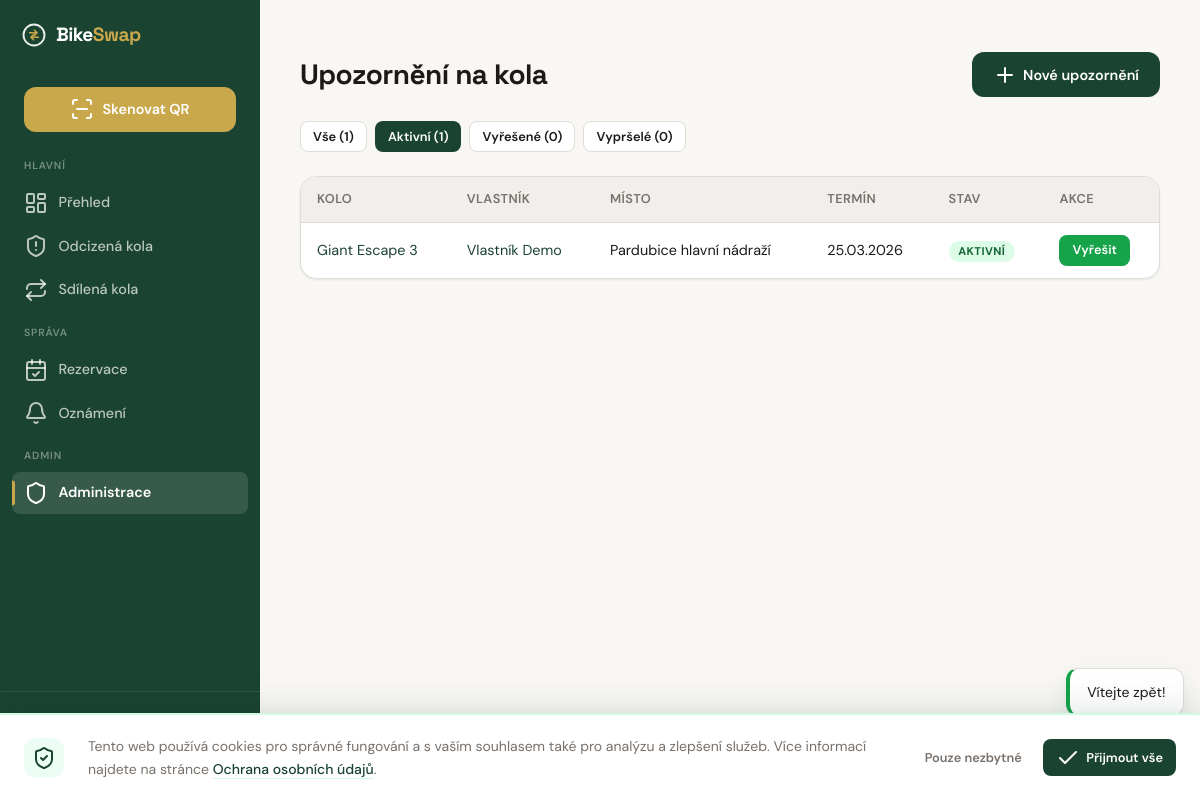
Screenshot of /admin/warnings?status=active (signed in) with the database file from the repository.
### tables this page shows
CREATE TABLE IF NOT EXISTS `bike_warnings` (
    `id`                   INT UNSIGNED    NOT NULL AUTO_INCREMENT,
    `bike_id`              INT UNSIGNED    NOT NULL,
    `created_by`           INT UNSIGNED    NOT NULL,
    `reason`               TEXT            NOT NULL,
    `deadline`             DATE            NOT NULL,
    `location_description` VARCHAR(255)    NULL DEFAULT NULL,
    `status`               ENUM('active','resolved','expired') NOT NULL DEFAULT 'active',
    `created_at`           DATETIME        NOT NULL DEFAULT CURRENT_TIMESTAMP,
    `updated_at`           DATETIME        NOT NULL DEFAULT CURRENT_TIMESTAMP ON UPDATE CURRENT_TIMESTAMP,
    PRIMARY KEY (`id`),
    KEY `idx_bw_bike` (`bike_id`),
    KEY `idx_bw_status` (`status`),
    CONSTRAINT `fk_bw_bike` FOREIGN KEY (`bike_id`) REFERENCES `bikes` (`id`) ON DELETE CASCADE,
    CONSTRAINT `fk_bw_creator` FOREIGN KEY (`created_by`) REFERENCES `users` (`id`) ON DELETE CASCADE
);

CREATE TABLE IF NOT EXISTS `bikes` (
    `id`                   INT UNSIGNED    NOT NULL AUTO_INCREMENT,
    `owner_id`             INT UNSIGNED    NOT NULL,
    `qr_hash`              VARCHAR(64)     NOT NULL,
    `brand`                VARCHAR(100)    NOT NULL,
    `model`                VARCHAR(100)    NULL DEFAULT NULL,
    `color`                VARCHAR(50)     NOT NULL,
    `frame_number`         VARCHAR(100)    NULL DEFAULT NULL,
    `year_of_manufacture`  SMALLINT UNSIGNED NULL DEFAULT NULL,
    `description`          TEXT            NULL DEFAULT NULL,
    `status`               ENUM('active', 'stolen', 'found', 'recovered') NOT NULL DEFAULT 'active',
    `is_shared`            TINYINT(1)      NOT NULL DEFAULT 0,
    `auto_accept`          TINYINT(1)      NOT NULL DEFAULT 0,
    `availability_days`    VARCHAR(20)     DEFAULT NULL,
    `created_at`           DATETIME        NOT NULL DEFAULT CURRENT_TIMESTAMP,
    `updated_at`           DATETIME        NOT NULL DEFAULT CURRENT_TIMESTAMP ON UPDATE CURRENT_TIMESTAMP,

    PRIMARY KEY (`id`),
    UNIQUE KEY `uq_bikes_qr_hash` (`qr_hash`),
    KEY `idx_bikes_owner` (`owner_id`),
    KEY `idx_bikes_status` (`status`),
    KEY `idx_bikes_shared` (`is_shared`),
    CONSTRAINT `fk_bikes_owner` FOREIGN KEY (`owner_id`) REFERENCES `users` (`id`) ON DELETE CASCADE
);

CREATE TABLE IF NOT EXISTS `users` (
    `id`                 INT UNSIGNED    NOT NULL AUTO_INCREMENT,
    `email`              VARCHAR(255)    NOT NULL,
    `password_hash`      VARCHAR(255)    NOT NULL,
    `role`               ENUM('user', 'police', 'admin') NOT NULL DEFAULT 'user',
    `first_name`         VARCHAR(50)     NOT NULL,
    `surname`            VARCHAR(50)     NOT NULL DEFAULT '',
    `phone`              VARCHAR(20)     NULL DEFAULT NULL,
    `address`            VARCHAR(255)    NULL DEFAULT NULL,
    `is_verified`        TINYINT(1)      NOT NULL DEFAULT 0,
    `verification_token` VARCHAR(64)     NULL DEFAULT NULL,
    `password_reset_token`   VARCHAR(64) NULL DEFAULT NULL,
    `password_reset_expires` DATETIME    NULL DEFAULT NULL,
    `totp_secret`        VARCHAR(255)    NULL DEFAULT NULL,
    `totp_enabled`       TINYINT(1)      NOT NULL DEFAULT 0,
    `karma_score`        INT             NOT NULL DEFAULT 0,
    `is_banned`          TINYINT(1)      NOT NULL DEFAULT 0,
    `created_at`         DATETIME        NOT NULL DEFAULT CURRENT_TIMESTAMP,
    `updated_at`         DATETIME        NOT NULL DEFAULT CURRENT_TIMESTAMP ON UPDATE CURRENT_TIMESTAMP,
    `last_login_at`      DATETIME        NULL DEFAULT NULL,

    PRIMARY KEY (`id`),
    UNIQUE KEY `uq_users_email` (`email`),
    KEY `idx_users_role` (`role`)
);

### templates/admin/bike-warnings.php (the view, shortened to what the rows shown need)
<div class="page-header">
  <h1>Upozornění na kola</h1>
</div>
<?php if (empty($warnings)): ?>
  <div class="card">
    <div class="card-body">
      <p class="text-muted text-center">Žádná upozornění nenalezena.</p>
    </div>
  </div>
<?php else: ?>
  <div class="card">
    <div class="table-responsive">
      <table class="admin-table">
        <thead>
          <tr>
            <th>Kolo</th>
            <th>Vlastník</th>
            <th>Místo</th>
            <th>Termín</th>
            <th>Stav</th>
            <th>Akce</th>
          </tr>
        </thead>
        <tbody>
          <?php foreach ($warnings as $w): ?>
            <?php
              $bike = $bikesMap[$w->getBikeId()] ?? null;
              $owner = $bike ? ($ownersMap[$bike->getOwnerId()] ?? null) : null;
            ?>
            <tr>
              <td>
                <?php if ($bike): ?>
                  <a href="/bike/<?= e($bike->getQrHash()) ?>"><?= e($bike->getFullName()) ?></a>
                <?php else: ?>
                  Kolo #<?= $w->getBikeId() ?>
                <?php endif; ?>
              </td>
              <td>
                <?php if ($owner): ?>
                  <a href="/admin/users/<?= $owner->getId() ?>"><?= e($owner->getName()) ?></a>
                <?php else: ?>
                  —
                <?php endif; ?>
              </td>
              <td><?= e($w->getLocationDescription()) ?></td>
              <td><?= e($w->getFormattedDeadline()) ?></td>
              <td>
                <span class="status-badge <?= e($w->getStatusClass()) ?>"><?= e($w->getStatusLabel()) ?></span>
              </td>
              <td>
                <?php if ($w->isActive()): ?>
                  <form method="post" action="/admin/warnings/<?= $w->getId() ?>/resolve" style="display:inline">
                    <button type="submit" class="btn btn-sm btn-success" onclick="return confirm('Opravdu označit jako vyřešené?')">Vyřešit</button>
                  </form>
                <?php endif; ?>
              </td>
            </tr>
          <?php endforeach; ?>
        </tbody>
      </table>
    </div>
  </div>
<?php endif; ?>

### rows the page displays
bike_warnings: bike.model "Giant Escape 3", location_description "Pardubice hlavní nádraží", deadline "25.03.2026", status "AKTIVNÍ"
users: $owner->getName() "Vlastník Demo"

### other values shown
$counts['all'] "1"
$counts['active'] "1"
$counts['resolved'] "0"
$counts['expired'] "0"
